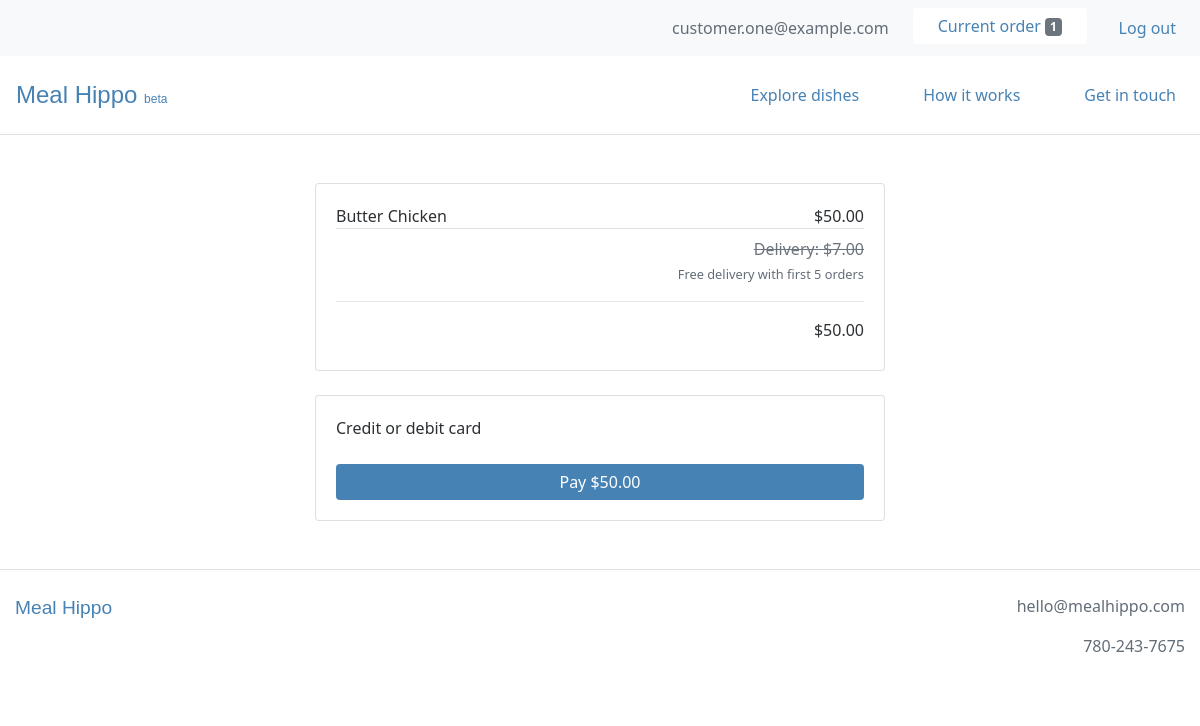
Before: /order/payment (signed in) with the older database file.
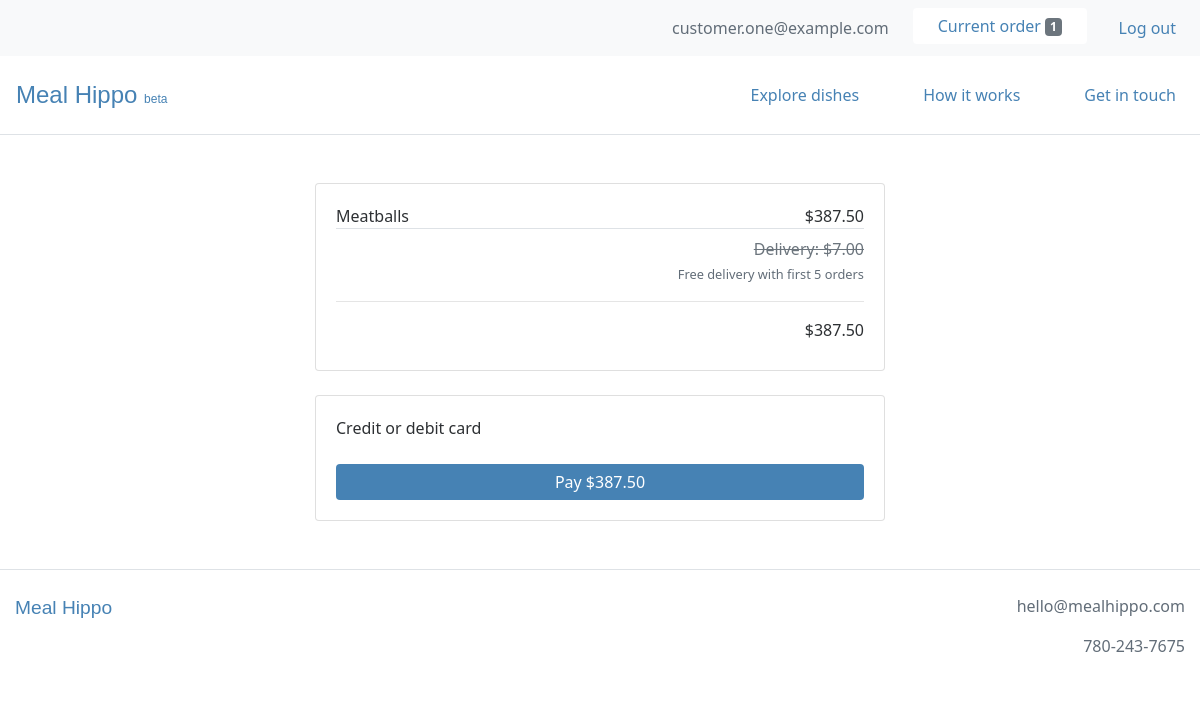
After: the same page with the newer database file.
### webplatform/models.py (models this page shows, shortened)
class OrderItem(models.Model):
    user = models.ForeignKey(settings.AUTH_USER_MODEL, on_delete=models.CASCADE)
    item = models.ForeignKey(Item, on_delete=models.CASCADE)
    quantity = models.IntegerField(default=1)
    is_completed = models.BooleanField(default=False)
    def get_total_item_price(self):
        return self.quantity * self.item.price

class Item(models.Model):
    supplier = models.ForeignKey(Supplier, on_delete=models.CASCADE)
    name = models.CharField(max_length=100)
    description = models.TextField()
    price = models.FloatField()
    minimum_portions = models.IntegerField(blank=True, null=True)
    portion_increment = models.IntegerField(blank=True, null=True)
    minimum_lead_time = models.IntegerField(blank=True, null=True)
    is_active = models.BooleanField()
    created_at = models.DateTimeField(auto_now_add=True)
    modified_at = models.DateTimeField(auto_now=True)

class Order(models.Model):
    user = models.ForeignKey(settings.AUTH_USER_MODEL, on_delete=models.CASCADE)
    items = models.ManyToManyField(OrderItem)
    delivery_date = models.DateField(null=True)
    delivery_time = models.TimeField(null=True)
    is_completed = models.BooleanField(default=False)
    payment = models.ForeignKey(Payment, on_delete=models.SET_NULL, blank=True, null=True)
    created_at = models.DateTimeField(auto_now_add=True)
    modified_at = models.DateTimeField(auto_now=True)
    def get_total_order_price(self):
        total_order_price = 0
        for item in self.items.all():
            total_order_price += item.get_total_item_price()
        return total_order_price

### webplatform/views.py (the view, shortened to what this page needs)
# urls.py: path('order/payment', views.OrderPaymentView.as_view(), name='order_payment_view'),
class OrderPaymentView(LoginRequiredMixin, View):
    def get(self, *args, **kwargs):
        order = models.Order.objects.get(user=self.request.user, is_completed=False)
        order_items = order.items.all()
        context = {
            'order': order,
            'order_items': order_items,
            'stripe_pk': settings.STRIPE_API_PUBLISHABLE_KEY,
        }
        return render(self.request, 'webplatform/order_payment_view.html', context)

### webplatform/templatetags/cart_templatetags.py (called while the page is built)
@register.filter
def cart_item_count(user):
    if user.is_authenticated:
        queryset = models.Order.objects.filter(user=user, is_completed=False)
        if queryset.exists():
            return queryset[0].items.count()
    return 0

### webplatform/templates/webplatform/order_payment_view.html (shortened to what this page needs)
{% extends 'base.html' %}
{% load static %}
{% load crispy_forms_tags %}
{% load humanize %}
{% block content %}
<div class="container-fluid my-5">
  <div class="row">
    <div class="col-lg-6 offset-lg-3 col-md-8 offset-md-2 col-12">
      <div class="card">
        <div class="card-body">
          <div class="container">
            {% for order_item in order_items %}
              <div class="row">
                <div class="col text-left px-0">
                  {{ order_item.item.name }}
                </div>
                <div class="col text-right px-0">
                  ${{ order_item.get_total_item_price|floatformat:2|intcomma }}
                </div>
              </div>
            {% endfor %}
          </div>
          <div class="container">
            <div class="row border-top py-2">
              <div class="col text-right px-0">
								<s class="text-secondary">Delivery: $7.00</s>
                <p><small>Free delivery with first 5 orders</small></p>
                <hr>
                ${{ order.get_total_order_price|floatformat:2|intcomma }}
              </div>
            </div>
          </div>
        </div>
      </div>
      <div class="card mt-4">
        <div class="card-body">
          <form action="" method="post" id="payment-form">
            <div class="mb-3">
            	<label for="card-element">
            		Credit or debit card
            	</label>
            </div>
            <button class="btn btn-primary btn-block">Pay ${{ order.get_total_order_price|floatformat:2|intcomma }}</button>
          </form>
        </div>
      </div>
    </div>
  </div>
</div>
{% endblock %}

Changed rows visible on the page:
no longer on this page (row unchanged): OrderItem: item.name "Butter Chicken", get_total_item_price "50.00"
removed Order: get_total_order_price "50.00"
now on this page (row edited): OrderItem: item.name "Meatballs", get_total_item_price "387.50"
added Order: get_total_order_price "387.50"
